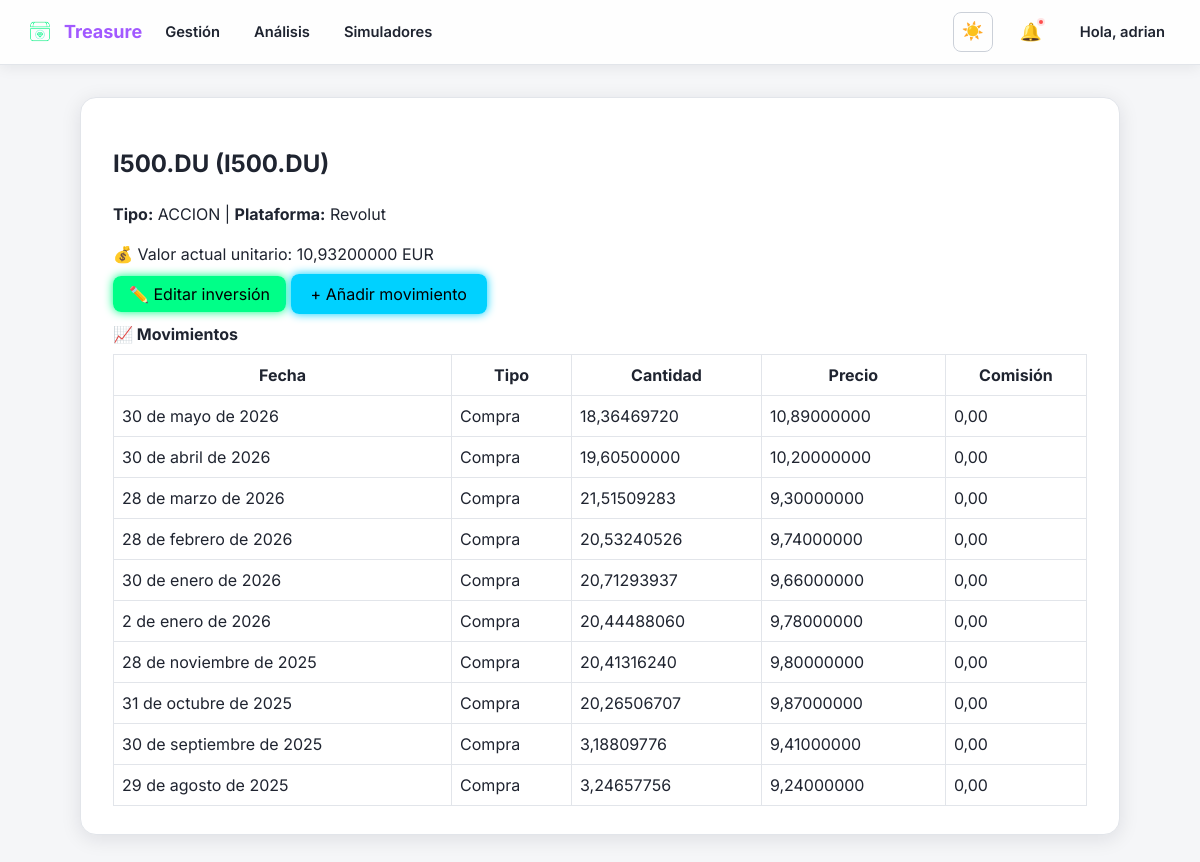
Screenshot of /finanzas/inversiones/13/ (signed in) with the database file from the repository.
### finanzas/models.py (models this page shows, shortened)
class Inversion(models.Model):
    usuario = models.ForeignKey(User, on_delete=models.CASCADE)
    nombre = models.CharField(max_length=100)
    ticker = models.CharField(max_length=20, blank=True, null=True)
    tipo = models.CharField(max_length=30, choices=TIPOS_INVERSION)
    moneda = models.CharField(max_length=10, default="EUR")
    plataforma = models.CharField(max_length=100, blank=True, null=True)
    cantidad_actual = models.DecimalField(
        max_digits=20, decimal_places=8, default=0,
        help_text="Cantidad actual de activos"
    )
    actualizable = models.BooleanField(
        default=True,
        help_text="Si está marcado, se actualizará el valor automáticamente vía API"
    )
    fondo = models.ForeignKey(
        'FondoFamiliar', on_delete=models.SET_NULL,
        null=True, blank=True, related_name='inversiones',
        help_text="Fondo de inversión al que pertenece este activo.",
    )
    fecha_creacion = models.DateField(auto_now_add=True)

class ValorActualInversion(models.Model):
    inversion = models.OneToOneField(Inversion, on_delete=models.CASCADE, related_name='valor_actual')
    valor_unitario = models.DecimalField(max_digits=20, decimal_places=8)
    fecha_actualizacion = models.DateTimeField(auto_now=True)
    fuente = models.CharField(max_length=100, blank=True, null=True)

class MovimientoInversion(models.Model):
    COMPRA = 'COMPRA'
    VENTA = 'VENTA'
    DIVIDENDO = 'DIVIDENDO'
    TIPOS_MOVIMIENTO = [
        (COMPRA, 'Compra'),
        (VENTA, 'Venta'),
        (DIVIDENDO, 'Dividendo'),
    ]
    inversion = models.ForeignKey(Inversion, on_delete=models.CASCADE, related_name='movimientos')
    fecha = models.DateField()
    tipo = models.CharField(max_length=20, choices=TIPOS_MOVIMIENTO)
    cantidad = models.DecimalField(max_digits=20, decimal_places=8)
    precio_unitario = models.DecimalField(max_digits=20, decimal_places=8)
    comision = models.DecimalField(max_digits=10, decimal_places=2, default=0)

### finanzas/views.py (the view)
# urls.py: path('inversiones/<int:pk>/', views.InversionDetailView.as_view(), name='detalle'),
class InversionDetailView(LoginRequiredMixin, DetailView):
    model = Inversion
    template_name = 'inversiones/inversion_detail.html'
    context_object_name = 'inversion'
    def get_queryset(self):
        return Inversion.objects.filter(usuario=self.request.user)
    def get_context_data(self, **kwargs):
        context = super().get_context_data(**kwargs)
        context['movimientos'] = MovimientoInversion.objects.filter(inversion=self.object).order_by('-fecha')
        return context

### finanzas/context_processors.py (called while the page is built)
def resumen_inversiones_context(request):
    if request.user.is_authenticated:
        resumen = ResumenInversionesMensual.objects.filter(
            usuario=request.user
        ).order_by('-registro__anio', '-registro__mes').first()
    else:
        resumen = None
    return {
        'resumen_inversiones': resumen
    }

### templates/inversiones/inversion_detail.html
{% extends "base.html" %}
{% block content %}
<div class="panel">
  <h2 class="titulo">{{ inversion.nombre }} ({{ inversion.ticker }})</h2>
  <p><strong>Tipo:</strong> {{ inversion.tipo }} | <strong>Plataforma:</strong> {{ inversion.plataforma }}</p>
  {% if inversion.valor_actual %}
    <p>💰 Valor actual unitario: {{ inversion.valor_actual.valor_unitario }} {{ inversion.moneda }}</p>
  {% endif %}
  <a href="{% url 'finanzas:editar' inversion.id %}" class="btn-glow-primary">✏️ Editar inversión</a>
  <a href="{% url 'finanzas:nuevo_movimiento' inversion.id %}" class="btn-glow-secundario">+ Añadir movimiento</a>
  <h3 class="subtitulo">📈 Movimientos</h3>
  {% if movimientos %}
    <table class="tabla-oscura">
      <thead>
        <tr><th>Fecha</th><th>Tipo</th><th>Cantidad</th><th>Precio</th><th>Comisión</th></tr>
      </thead>
      <tbody>
        {% for m in movimientos %}
          <tr>
            <td>{{ m.fecha }}</td>
            <td>{{ m.get_tipo_display }}</td>
            <td>{{ m.cantidad }}</td>
            <td>{{ m.precio_unitario }}</td>
            <td>{{ m.comision }}</td>
          </tr>
        {% endfor %}
      </tbody>
    </table>
  {% else %}
    <p class="texto-difuso">Sin movimientos registrados aún.</p>
  {% endif %}
</div>
{% endblock %}

### templates/base.html (shortened to what this page needs)
{% load static %}
<!DOCTYPE html>
<html lang="es">
<head>
    <link rel="stylesheet" href="{% static 'css/main.css' %}">
</head>
<body class="{% block body_class %}{% endblock %}">
    {% if request.user.is_authenticated and not hide_navbar %}
    <nav class="navbar">
        <div class="navbar-left">
            <a href="{% url 'dashboard' %}" style="display: flex; align-items: center; gap: 8px; text-decoration: none;">
                <img src="{% static 'img/logo_treasure_3.png' %}" class="nav-logo" alt="Treasure Logo">
                <span class="nav-title">Treasure</span>
            </a>
            <div class="nav-user-dropdown">
                <span class="nav-user-toggle">Gestión</span>
            </div>
            <div class="nav-user-dropdown">
                <span class="nav-user-toggle">Análisis</span>
            </div>
            <div class="nav-user-dropdown">
                <span class="nav-user-toggle">Simuladores</span>
            </div>
        </div>
        <div class="navbar-right">
            <button type="button" class="theme-toggle" aria-label="Cambiar tema" title="Cambiar tema claro/oscuro">
                <span class="icon-light" aria-hidden="true">☀️</span>
            </button>
            <div class="nav-bell-wrap">
                <button type="button" class="nav-bell" id="nav-bell-btn" aria-label="Notificaciones" title="Notificaciones">
                    🔔
                    <span class="nav-bell-dot" id="nav-bell-dot"></span>
                </button>
            </div>
            <div class="nav-user-dropdown">
                <span class="nav-user-toggle">
                    Hola, <span class="nav-username">{{ request.user.first_name|default:request.user.username }}</span>
                </span>
            </div>
        </div>
    </nav>
    {% endif %}
    {% block content %}
    {% endblock %}
</body>
</html>

### rows the page displays
Inversion: nombre "I500.DU", ticker "I500.DU", tipo "ACCION", plataforma "Revolut", valor_actual.valor_unitario "10,93200000", moneda "EUR"
MovimientoInversion: fecha "30 de mayo de 2026", tipo "Compra", cantidad "18,36469720", precio_unitario "10,89000000", comision "0,00"
MovimientoInversion: fecha "30 de abril de 2026", tipo "Compra", cantidad "19,60500000", precio_unitario "10,20000000", comision "0,00"
MovimientoInversion: fecha "28 de marzo de 2026", tipo "Compra", cantidad "21,51509283", precio_unitario "9,30000000", comision "0,00"
MovimientoInversion: fecha "28 de febrero de 2026", tipo "Compra", cantidad "20,53240526", precio_unitario "9,74000000", comision "0,00"
MovimientoInversion: fecha "30 de enero de 2026", tipo "Compra", cantidad "20,71293937", precio_unitario "9,66000000", comision "0,00"
MovimientoInversion: fecha "2 de enero de 2026", tipo "Compra", cantidad "20,44488060", precio_unitario "9,78000000", comision "0,00"
MovimientoInversion: fecha "28 de noviembre de 2025", tipo "Compra", cantidad "20,41316240", precio_unitario "9,80000000", comision "0,00"
MovimientoInversion: fecha "31 de octubre de 2025", tipo "Compra", cantidad "20,26506707", precio_unitario "9,87000000", comision "0,00"
MovimientoInversion: fecha "30 de septiembre de 2025", tipo "Compra", cantidad "3,18809776", precio_unitario "9,41000000", comision "0,00"
MovimientoInversion: fecha "29 de agosto de 2025", tipo "Compra", cantidad "3,24657756", precio_unitario "9,24000000", comision "0,00"

### other values shown
{{ request.user.first_name|default:request.user.username }} "adrian"
